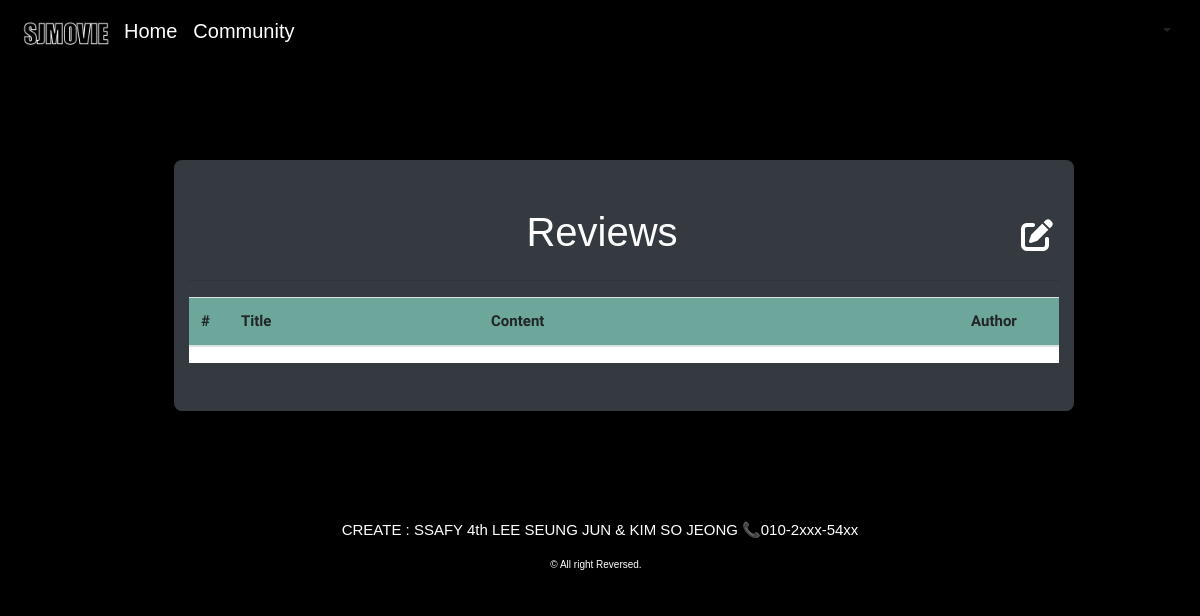
Before: /community/reviews/ with the older database file.
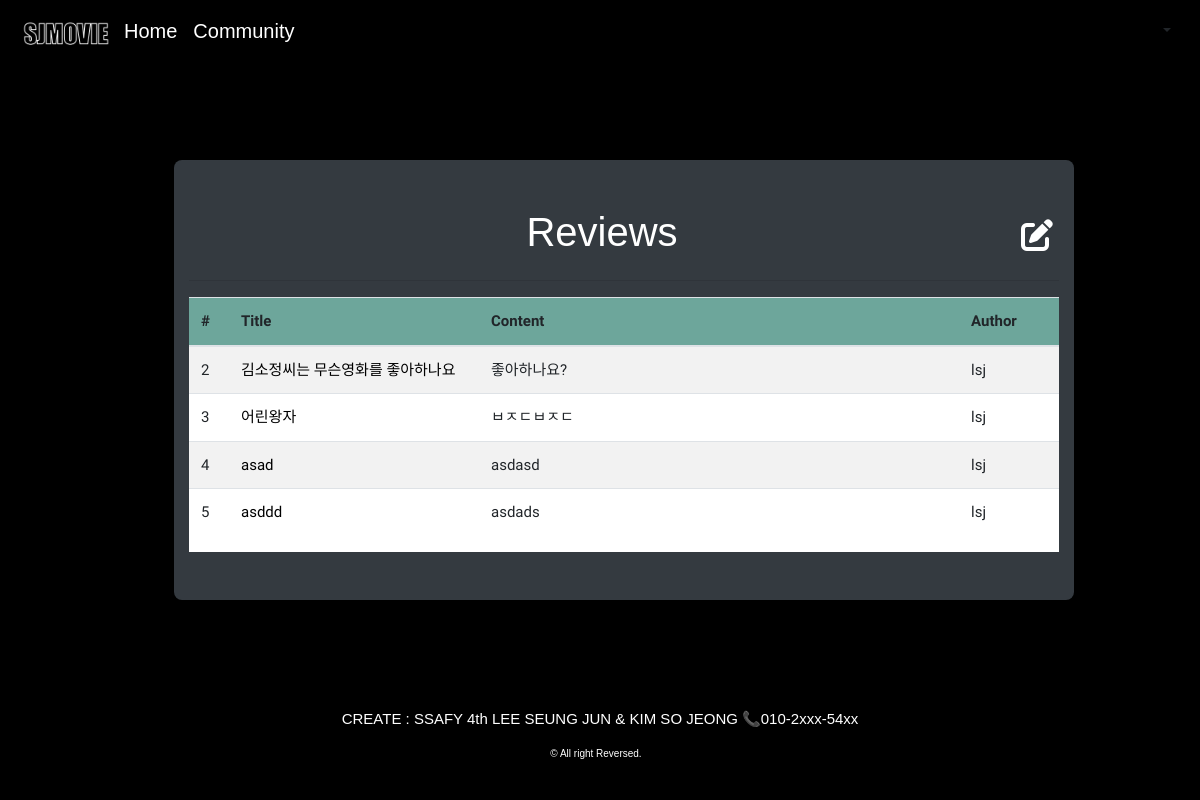
After: the same page with the newer database file.
### community/models.py (models this page shows, shortened)
class Review(models.Model):
    title = models.CharField(max_length=100)
    movie_title = models.CharField(max_length=50)
    rate = models.IntegerField()
    content = models.TextField()
    created_at = models.DateTimeField(auto_now_add=True)
    updated_at = models.DateTimeField(auto_now=True)
    user = models.ForeignKey(settings.AUTH_USER_MODEL, on_delete=models.CASCADE)

### accounts/models.py (models this page shows)
class User(AbstractUser):
    pass

### community/views.py (the view)
# urls.py: path('reviews/',views.reviews, name="reviews"),
def reviews(request):
    reviews = Review.objects.all()
    context = {
        "reviews" : reviews
    }
    return render(request, 'community/reviews.html',context)

### community/templates/community/reviews.html (shortened to what this page needs)
{% extends 'community.html' %}
{% block content %}
	<div class="ml-5 col-md-9 bg-dark pt-5" style= "border: none; border-radius: 8px;">
  <div class= "reviews d-flex justify-content-between">
	<br>
  <h1>Reviews</h1>
	<button id="createBtn" class="modal-button bg-dark" data-toggle="modal" data-target="#exampleModal"><i class="fas fa-edit text-white"></i></button>
	</div>
    <hr>
	<div class="container-fluid bg-white">
		<div class="row ">
			<div class="col-md-12 p-0"   >
				<table class="table table-striped reviewTable">
					<thead>
						<tr style="background-color: rgb(109, 166, 155);">
							<th style="width:40px;">#</th>
							<th style="width:250px;">Title</th>
							<th>Content</th>
							<th style="width:100px;">Author</th>
						</tr>
					</thead>
					<tbody>
						{% for review in reviews %}
							<tr>
								<td>
									{{review.pk}}
								</td>
								<td>
									<a  href="{%url "community:detail" review.pk review.movie_title%}">
									<span style =" color: black;">{{review.title}} </span>
									</a>
								</td>
								<td>
									<div style = "overflow: hidden;">{{review.content}}</div>
								</td>
								<td>
									{{review.user}}
								</td>
							</tr>
						{% endfor %}
					</tbody>
				</table>
			</div>
		</div>
	</div>
	<br>
	</div>
{% endblock content %}

Changed rows visible on the page:
added Review: pk "2", title "김소정씨는 무슨영화를 좋아하나요", content "좋아하나요?", user "lsj"
added Review: pk "3", title "어린왕자", content "ㅂㅈㄷㅂㅈㄷ", user "lsj"
added Review: pk "4", title "asad", content "asdasd", user "lsj"
added Review: pk "5", title "asddd", content "asdads", user "lsj"
